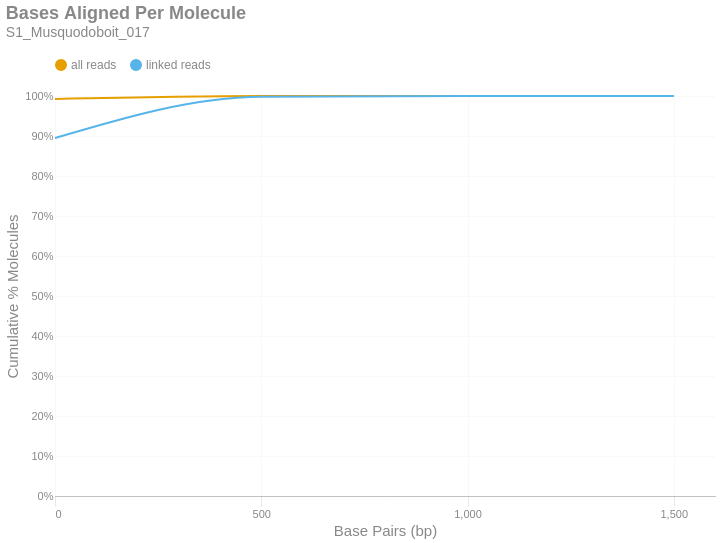

Here is the notebook cell this chart was saved with:
### Markdown cell above
### Bases Aligned Per Molecule
This is a cumulative frequency distribution showing the number of base pairs aligned per unique molecule. These data are shown in 500 bp bins. There are two distributions: one with `all reads` (yellow) and another with only `linked reads` (blue). The percent of molecules in the `linked reads` distribution is relative to the total number of linked molecules.

### Code cell
if SKIPLR:
    print_html(f"Skipped")
else:
    binned_df = consolidated_hist(valids['aligned_bp'], mask, 500, True)
    with SafeRender(binned_df):
        (
            density_plot(binned_df, 'Bases Aligned Per Molecule', samplename, 'basesper')
            .encode(
                x=alt.X('bin:Q', title="Base Pairs (bp)").axis(tickMinStep=500).scale(padding=0),
                y=alt.Y('value:Q', title='Cumulative % Molecules')
                    .axis(format='%')
                    .scale(domain = [0,1])
                    .stack(False),
                color=alt.Color("key:N").scale(domain = ["all reads", "linked reads"]),
                tooltip = [
                    alt.Tooltip("key:N", title = "Data Type"),
                    alt.Tooltip("range_label:N", title="Bases Aligned Per Molecule"),
                    alt.Tooltip("value:Q", format = ".2%", title="% Molecules (Cum.)")
                ]
            )
        ).display()

### Figure 1 — Vega-Lite specification as saved in the notebook (floating-point values rounded to 4 significant figures)
{"width": "container", "height": 400, "config": {"title": {"anchor": "start", "dy": -15, "fontSize": 18, "color": "#888888", "subtitleColor": "#888888", "subtitleFontSize": 14}, "arc": {"fill": "#0072B2"}, "axis": {"domainColor": "#888888", "domainWidth": 0.5, "gridWidth": 0.2, "grid": false, "titleFontWeight": 400, "titleFontSize": 15, "labelFontSize": 11, "labelColor": "#888888", "tickColor": "#888888", "tickWidth": 0.2, "titleColor": "#888888"}, "axisBand": {"grid": false}, "axisX": {"grid": true, "tickSize": 10, "domainCap": "round"}, "axisY": {"domain": false, "grid": true, "tickSize": 0, "domainCap": "round"}, "background": "transparent", "header": {"labelFontSize": 15, "labelColor": "#888888", "titleFontSize": 15, "titleFontWeight": 600, "titleColor": "#888888"}, "legend": {"labelFont": "sans-serif", "labelFontSize": 12, "labelColor": "#888888", "symbolSize": 100, "symbolType": "circle", "titleFontSize": 12, "titlePadding": 10, "titleColor": "#888888", "title": null, "orient": "top"}, "range": {"category": ["#E69F00", "#56B4E9", "#009E73", "#F0E442", "#0072B2", "#D55E00", "#CC79A7", "#000000"], "diverging": ["#cfe8f3", "#a2d4ec", "#73bfe2", "#46abdb", "#1696d2", "#12719e"]}, "area": {"fill": "#0072B2", "fillOpacity": 0.7, "line": true, "strokeOpacity": 0.7}, "line": {"color": "#0072B2", "stroke": "#0072B2", "strokeWidth": 2}, "trail": {"color": "#0072B2", "stroke": "#0072B2", "strokeWidth": 0, "size": 1}, "point": {"filled": true, "fillOpacity": 1.0, "size": 95}, "text": {"color": "#888888", "fontSize": 11, "align": "right", "fontWeight": 400, "size": 11}, "bar": {"fill": "#0072B2", "stroke": null}, "view": {"stroke": null, "continuousWidth": 660, "continuousHeight": 400}}, "data": {"name": "data-a59b430472d97a932b83f56e7281d65b"}, "mark": {"type": "line", "interpolate": "monotone", "point": {"opacity": 0, "size": 275}}, "encoding": {"color": {"field": "key", "scale": {"domain": ["all reads", "linked reads"]}, "type": "nominal"}, "tooltip": [{"field": "key", "title": "Data Type", "type": "nominal"}, {"field": "range_label", "title": "Bases Aligned Per Molecule", "type": "nominal"}, {"field": "value", "format": ".2%", "title": "% Molecules (Cum.)", "type": "quantitative"}], "x": {"axis": {"tickMinStep": 500}, "field": "bin", "scale": {"padding": 0}, "title": "Base Pairs (bp)", "type": "quantitative"}, "y": {"axis": {"format": "%"}, "field": "value", "scale": {"domain": [0, 1]}, "stack": false, "title": "Cumulative % Molecules", "type": "quantitative"}}, "params": [{"name": "param_c36ac31b6afebe62", "select": {"type": "point", "fields": ["key"]}, "bind": "legend"}], "title": {"text": "Bases Aligned Per Molecule", "subtitle": "S1_Musquodoboit_017"}, "transform": [{"fold": ["all reads (cumsum)", "linked reads (cumsum)"]}, {"calculate": "replace(datum.key, ' (cumsum)', '')", "as": "key"}, {"filter": {"param": "param_c36ac31b6afebe62"}}], "usermeta": {"embedOptions": {"downloadFileName": "S1_Musquodoboit_017.basesper"}}, "$schema": "https://vega.github.io/schema/vega-lite/v6.1.0.json", "datasets": {"data-a59b430472d97a932b83f56e7281d65b": [{"bin": "0.0", "interval": "0.0-500.0", "all reads": 0.9927, "linked reads": 0.895, "all reads (cumsum)": 0.9927, "linked reads (cumsum)": 0.895, "range_label": "0-499"}, {"bin": "500.0", "interval": "500.0-1000.0", "all reads": 0.007178, "linked reads": 0.1032, "all reads (cumsum)": 0.9998, "linked reads (cumsum)": 0.9981, "range_label": "500-999"}, {"bin": "1000.0", "interval": "1000.0-1500.0", "all reads": 0.0001545, "linked reads": 0.001821, "all reads (cumsum)": 1.0, "linked reads (cumsum)": 0.9999, "range_label": "1000-1499"}, {"bin": "1500.0", "interval": "1500.0-2000.0", "all reads": 6.294e-06, "linked reads": 6.31e-05, "all reads (cumsum)": 1.0, "linked reads (cumsum)": 1.0, "range_label": "1500-1999"}]}}
